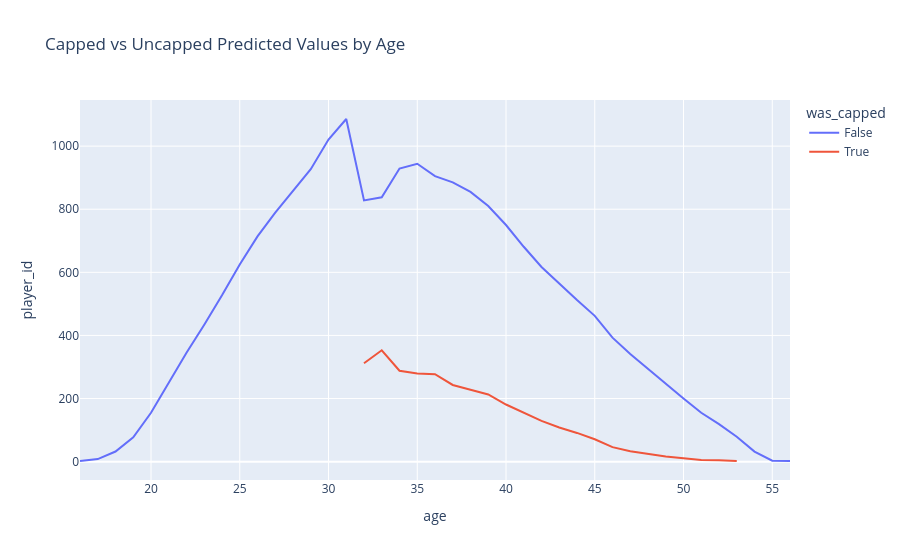

The cell this chart's notebook holds for it:
### Code cell
px.line(agg_age, x="age", y="player_id", color="was_capped", title="Capped vs Uncapped Predicted Values by Age")

### Figure 1 — Plotly figure (JSON) as saved in the notebook; plotly's stock layout.template omitted (floating-point values rounded to 4 significant figures)
{"data": [{"hovertemplate": "was_capped=False<br>age=%{x}<br>player_id=%{y}<extra></extra>", "legendgroup": "False", "line": {"color": "#636efa", "dash": "solid"}, "marker": {"symbol": "circle"}, "mode": "lines", "name": "False", "orientation": "v", "showlegend": true, "type": "scatter", "x": [16, 17, 18, 19, 20, 21, 22, 23, 24, 25, 26, 27, 28, 29, 30, 31, 32, 33, 34, 35, 36, 37, 38, 39, 40, 41, 42, 43, 44, 45, 46, 47, 48, 49, 50, 51, 52, 53, 54, 55, 56], "xaxis": "x", "y": [2, 8, 32, 77, 155, 251, 345, 434, 527, 625, 714, 789, 857, 927, 1021, 1086, 828, 838, 929, 944, 905, 885, 855, 810, 750, 681, 617, 563, 512, 462, 393, 341, 294, 245, 200, 155, 119, 79, 32, 3, 2], "yaxis": "y"}, {"hovertemplate": "was_capped=True<br>age=%{x}<br>player_id=%{y}<extra></extra>", "legendgroup": "True", "line": {"color": "#EF553B", "dash": "solid"}, "marker": {"symbol": "circle"}, "mode": "lines", "name": "True", "orientation": "v", "showlegend": true, "type": "scatter", "x": [32, 33, 34, 35, 36, 37, 38, 39, 40, 41, 42, 43, 44, 45, 46, 47, 48, 49, 50, 51, 52, 53], "xaxis": "x", "y": [312, 353, 288, 279, 277, 243, 228, 213, 181, 154, 129, 108, 91, 71, 46, 33, 24, 16, 11, 5, 4, 2], "yaxis": "y"}], "layout": {"legend": {"title": {"text": "was_capped"}, "tracegroupgap": 0}, "title": {"text": "Capped vs Uncapped Predicted Values by Age"}, "xaxis": {"anchor": "y", "domain": [0, 1], "title": {"text": "age"}}, "yaxis": {"anchor": "x", "domain": [0, 1], "title": {"text": "player_id"}}}}
